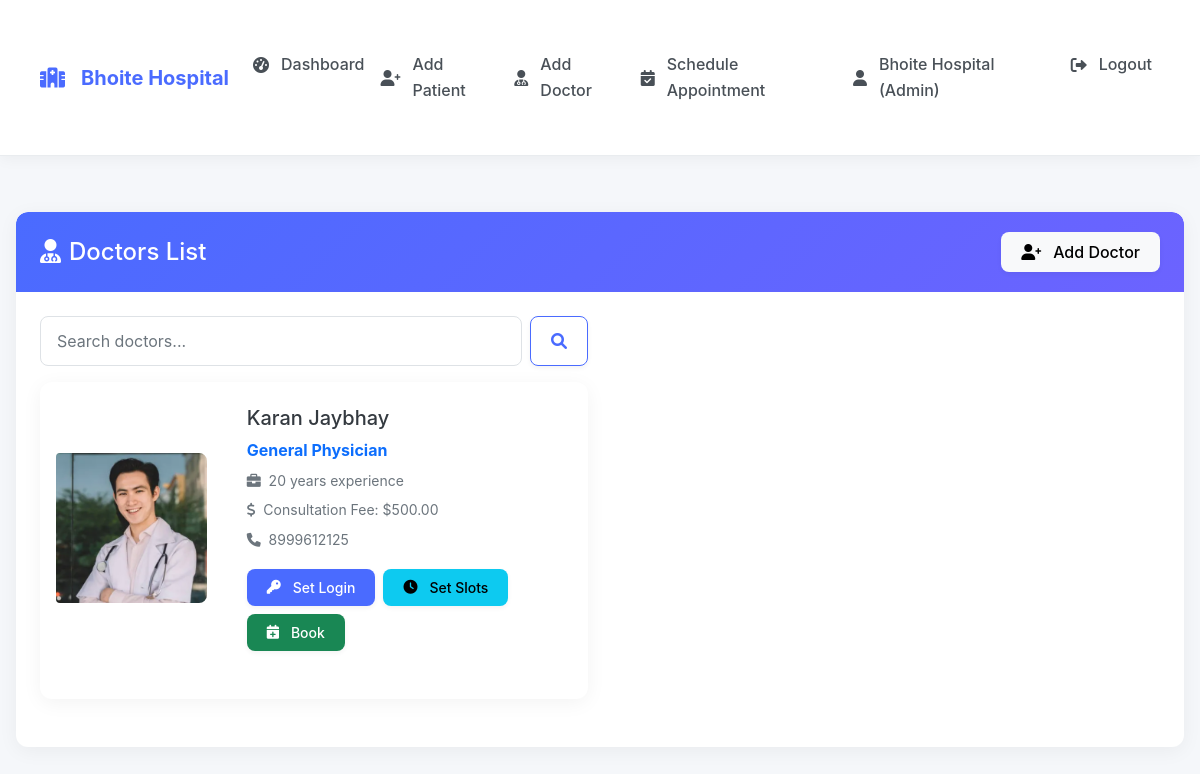
Screenshot of /admin/view_doctors (signed in) with the database file from the repository.
### tables this page shows
CREATE TABLE doctors (
        id INTEGER PRIMARY KEY AUTOINCREMENT,
        name TEXT NOT NULL,
        specialization TEXT NOT NULL,
        experience INTEGER,
        consultation_fee REAL,
        contact TEXT,
        bio TEXT,
        image_path TEXT,
        username TEXT UNIQUE,
        password TEXT,
        created_by INTEGER,
        hospital_id INTEGER NOT NULL,
        FOREIGN KEY (created_by) REFERENCES staff(id),
        FOREIGN KEY (hospital_id) REFERENCES staff(id)
    );

### app.py (the view)
@app.route('/admin/view_doctors')
def view_doctors():
    if 'user_id' not in session or session['user_type'] != 'admin':
        return redirect(url_for('login'))
    search_query = request.args.get('search', '').strip()
    conn = get_db_connection()
    try:
        if search_query:
            doctors = conn.execute('''
                SELECT * FROM doctors
                WHERE (name LIKE ? OR specialization LIKE ?) AND hospital_id = ?
                ORDER BY name
            ''', (f'%{search_query}%', f'%{search_query}%', session['hospital_id'])).fetchall()
        else:
            doctors = conn.execute('SELECT * FROM doctors WHERE hospital_id = ? ORDER BY name',
                                  (session['hospital_id'],)).fetchall()
    except Exception as e:
        flash('Error loading doctors', 'danger')
        app.logger.error(f"View doctors error: {str(e)}")
        doctors = []
    finally:
        conn.close()
    return render_template('admin/view_doctors.html',
                         doctors=doctors,
                         search_query=search_query)

### app.py (called while the page is built)
def get_db_connection():
    conn = sqlite3.connect('hospital.db')
    conn.row_factory = sqlite3.Row
    return conn

### templates/admin/view_doctors.html (shortened to what this page needs)
{% extends "base.html" %}
{% block content %}
<div class="card">
    <div class="card-header bg-primary text-white d-flex justify-content-between align-items-center">
        <h4 class="mb-0">
            <i class="fas fa-user-md me-2"></i>Doctors List
        </h4>
        <a href="{{ url_for('add_doctor') }}" class="btn btn-light">
            <i class="fas fa-user-plus me-1"></i>Add Doctor
        </a>
    </div>
    <div class="card-body">
        <div class="row mb-3">
            <div class="col-md-6">
                <form class="d-flex" method="GET" action="{{ url_for('view_doctors') }}">
                    <input class="form-control me-2" type="search" name="search" placeholder="Search doctors..."
                           value="{{ search_query }}" aria-label="Search">
                    <button class="btn btn-outline-primary" type="submit">
                        <i class="fas fa-search"></i>
                    </button>
                </form>
            </div>
        </div>
        <div class="row">
            {% for doctor in doctors %}
            <div class="col-md-6 mb-4">
                <div class="card h-100">
                    <div class="row g-0">
                        <div class="col-md-4 d-flex align-items-center justify-content-center p-3">
                            {% if doctor.image_path %}
                                <img src="{{ url_for('static', filename=doctor.image_path) }}"
                                     class="img-fluid rounded-start profile-img" alt="{{ doctor.name }}">
                            {% else %}
                                <div class="profile-img bg-light d-flex align-items-center justify-content-center">
                                    <i class="fas fa-user-md fa-4x text-secondary"></i>
                                </div>
                            {% endif %}
                        </div>
                        <div class="col-md-8">
                            <div class="card-body">
                                <h5 class="card-title">{{ doctor.name }}</h5>
                                <p class="card-text text-primary mb-1">
                                    <strong>{{ doctor.specialization }}</strong>
                                </p>
                                <p class="card-text mb-1">
                                    <small class="text-muted">
                                        <i class="fas fa-briefcase me-1"></i>
                                        {{ doctor.experience }} years experience
                                    </small>
                                </p>
                                <p class="card-text mb-1">
                                    <small class="text-muted">
                                        <i class="fas fa-dollar-sign me-1"></i>
                                        Consultation Fee: ${{ "%.2f"|format(doctor.consultation_fee) }}
                                    </small>
                                </p>
                                <p class="card-text mb-2">
                                    <small class="text-muted">
                                        <i class="fas fa-phone me-1"></i>
                                        {{ doctor.contact }}
                                    </small>
                                </p>
<div class="d-flex flex-wrap gap-2 mt-3">
    <a href="{{ url_for('set_doctor_credentials', doctor_id=doctor.id) }}"
       class="btn btn-sm btn-primary"
       data-bs-tooltip="tooltip"
       title="Set login credentials">
        <i class="fas fa-key me-1"></i>Set Login
    </a>
    <a href="{{ url_for('set_doctor_slots', doctor_id=doctor.id) }}"
       class="btn btn-sm btn-info"
       data-bs-tooltip="tooltip"
       title="Set availability slots">
        <i class="fas fa-clock me-1"></i>Set Slots
    </a>
    <a href="{{ url_for('schedule_appointment') }}?doctor_id={{ doctor.id }}"
       class="btn btn-sm btn-success"
       data-bs-tooltip="tooltip"
       title="Book appointment">
        <i class="fas fa-calendar-plus me-1"></i>Book
    </a>
</div>
            </div>
            {% else %}
            <div class="col-12">
                <div class="alert alert-info">No doctors found. Please add doctors to get started.</div>
            </div>
            {% endfor %}
        </div>
    </div>
</div>
{% endblock %}

### static/css/style.css (style rules this page uses)
:root { --primary: #4a6bff; --primary-light: #eef1ff; --primary-dark: #3a56d4; --secondary: #6c63ff; --success: #28a745; --info: #17a2b8; --warning: #ffc107; --danger: #dc3545; --light: #f8f9fa; --dark: #343a40; --white: #ffffff; --gray-100: #f8f9fa; --gray-200: #e9ecef; --gray-300: #dee2e6; --gray-400: #ced4da; --gray-500: #adb5bd; --gray-600: #6c757d; --gray-700: #495057; --gray-800: #343a40; --gray-900: #212529; }
body { font-family: 'Inter', -apple-system, BlinkMacSystemFont, 'Segoe UI', Roboto, 'Helvetica Neue', Arial, sans-serif; background-color: #f5f7fa; color: var(--gray-800); line-height: 1.6; min-height: 100vh; }
.card { border: none; border-radius: 12px; box-shadow: 0 4px 20px rgba(0, 0, 0, 0.05); transition: all 0.3s ease; overflow: hidden; background: var(--white); margin-bottom: 1.5rem; }
.card-header { background: linear-gradient(135deg, var(--primary), var(--secondary)); color: var(--white); border-radius: 12px 12px 0 0 !important; padding: 1.25rem 1.5rem; font-weight: 600; border-bottom: none; }
.card-body { padding: 1.5rem; }
.btn { border-radius: 8px; padding: 0.5rem 1.25rem; font-weight: 500; transition: all 0.3s ease; box-shadow: 0 2px 5px rgba(0, 0, 0, 0.05); border: none; display: inline-flex; align-items: center; justify-content: center; gap: 0.5rem; }
.btn-primary { background-color: var(--primary); color: white; }
.btn-outline-primary { border: 1px solid var(--primary); color: var(--primary); }
.form-control, .form-select { border-radius: 8px; padding: 0.75rem 1rem; border: 1px solid var(--gray-300); transition: all 0.3s ease; }
.profile-img { width: 100%; height: 150px; object-fit: cover; border-radius: 8px; }

### rows the page displays
doctors: image_path (picture), name "Karan Jaybhay", specialization "General Physician", experience "20", consultation_fee "500.00", contact "8999612125"

### other values shown
{{ session['hospital_name'] }} "Bhoite Hospital"
{{ session['name'] }} "Bhoite Hospital"
{{ 'Admin' if session['user_type'] == 'admin' else 'Doctor' }} "Admin"
